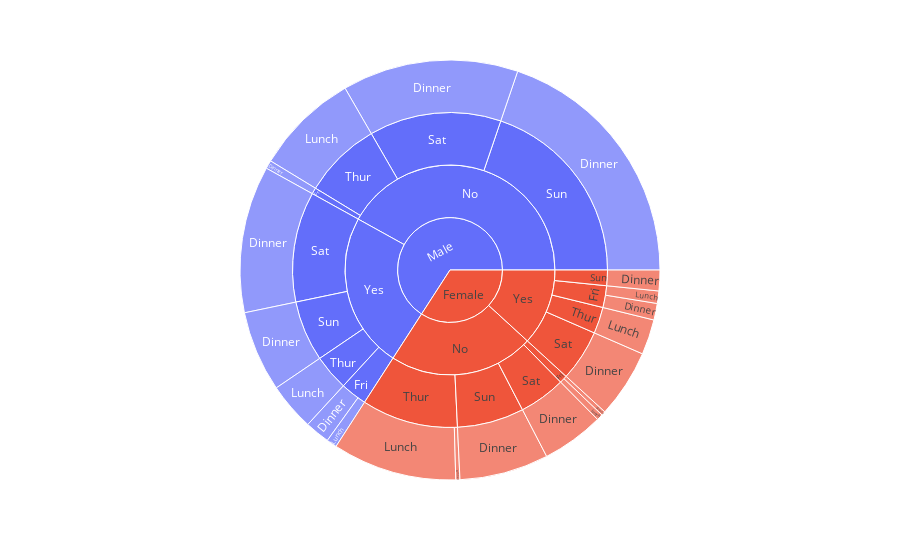

Notebook code for this chart:
### Code cell
px.sunburst(tips,path=['sex','smoker','day','time'],values='size')

### Figure 1 — Plotly figure (JSON) as saved in the notebook; plotly's stock layout.template omitted (floating-point values rounded to 4 significant figures)
{"data": [{"branchvalues": "total", "domain": {"x": [0, 1], "y": [0, 1]}, "hovertemplate": "labels=%{label}<br>size=%{value}<br>parent=%{parent}<br>id=%{id}<extra></extra>", "ids": ["Female/No/Sun/Dinner", "Male/No/Sun/Dinner", "Male/No/Sat/Dinner", "Female/No/Sat/Dinner", "Male/Yes/Sat/Dinner", "Female/Yes/Sat/Dinner", "Male/No/Thur/Lunch", "Male/Yes/Thur/Lunch", "Female/No/Thur/Lunch", "Male/Yes/Fri/Dinner", "Male/No/Fri/Dinner", "Female/Yes/Fri/Dinner", "Female/No/Fri/Dinner", "Female/Yes/Sun/Dinner", "Male/Yes/Sun/Dinner", "Female/Yes/Thur/Lunch", "Male/Yes/Fri/Lunch", "Female/Yes/Fri/Lunch", "Female/No/Fri/Lunch", "Female/No/Thur/Dinner", "Female/No/Sun", "Male/No/Sun", "Male/No/Sat", "Female/No/Sat", "Male/Yes/Sat", "Female/Yes/Sat", "Male/No/Thur", "Male/Yes/Thur", "Female/No/Thur", "Male/Yes/Fri", "Male/No/Fri", "Female/Yes/Fri", "Female/No/Fri", "Female/Yes/Sun", "Male/Yes/Sun", "Female/Yes/Thur", "Female/No", "Male/No", "Male/Yes", "Female/Yes", "Female", "Male"], "labels": ["Dinner", "Dinner", "Dinner", "Dinner", "Dinner", "Dinner", "Lunch", "Lunch", "Lunch", "Dinner", "Dinner", "Dinner", "Dinner", "Dinner", "Dinner", "Lunch", "Lunch", "Lunch", "Lunch", "Dinner", "Sun", "Sun", "Sat", "Sat", "Sat", "Sat", "Thur", "Thur", "Thur", "Fri", "Fri", "Fri", "Fri", "Sun", "Sun", "Thur", "No", "No", "Yes", "Yes", "Female", "Male"], "name": "", "parents": ["Female/No/Sun", "Male/No/Sun", "Male/No/Sat", "Female/No/Sat", "Male/Yes/Sat", "Female/Yes/Sat", "Male/No/Thur", "Male/Yes/Thur", "Female/No/Thur", "Male/Yes/Fri", "Male/No/Fri", "Female/Yes/Fri", "Female/No/Fri", "Female/Yes/Sun", "Male/Yes/Sun", "Female/Yes/Thur", "Male/Yes/Fri", "Female/Yes/Fri", "Female/No/Fri", "Female/No/Thur", "Female/No", "Male/No", "Male/No", "Female/No", "Male/Yes", "Female/Yes", "Male/No", "Male/Yes", "Female/No", "Male/Yes", "Male/No", "Female/Yes", "Female/No", "Female/Yes", "Male/Yes", "Female/Yes", "Female", "Male", "Male", "Female", "", ""], "type": "sunburst", "values": [43.0, 124.0, 85.0, 30.0, 71.0, 33.0, 50.0, 23.0, 60.0, 12.0, 4.0, 8.0, 2.0, 10.0, 39.0, 17.0, 5.0, 6.0, 3.0, 2.0, 43.0, 124.0, 85.0, 30.0, 71.0, 33.0, 50.0, 23.0, 62.0, 17.0, 4.0, 14.0, 5.0, 10.0, 39.0, 17.0, 140.0, 263.0, 150.0, 74.0, 214.0, 413.0]}], "layout": {"legend": {"tracegroupgap": 0}, "margin": {"t": 60}}}
